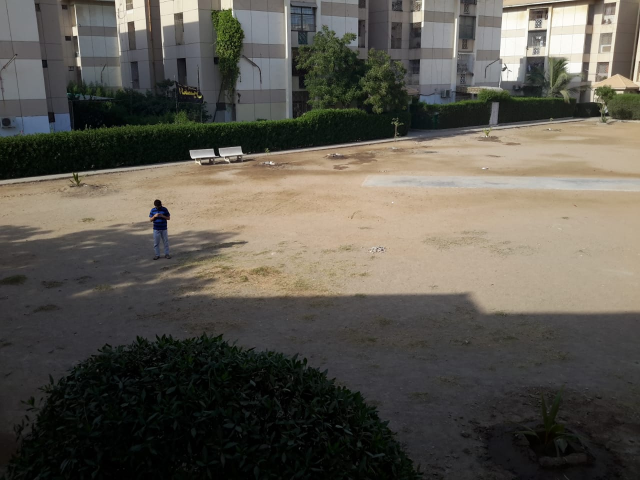
#> input picture dataset/1.jpg, 1280 x 960 px, found by its file name (shown at 1/2 size)
$ python picture_extract.py
#> lines starting #> are read from the running program, lines starting #| are printed output that depends on the picture; after the words box and inside, x2 and y2 are one past the last pixel; in counts of white or black regions, pixels touching at a corner belong together
import numpy as np
import cv2
from PIL import Image

img = cv2.imread('darknet/dataset/1.jpg',cv2.IMREAD_COLOR)
#> img is the input picture: shape (960, 1280, 3); mean B, G, R 79.1, 87.8, 91.8

print(img.shape)
#| (960, 1280, 3)


# Left=892, Top=458, Right=982, Bottom=706


def make_dots(x1,y1,x2,y2):
#> called with x1 = 1156, y1 = 235, x2 = 1174, y2 = 280
    cv2.rectangle(img,(x1,y1),(x2,y2),(0,0,255),5)
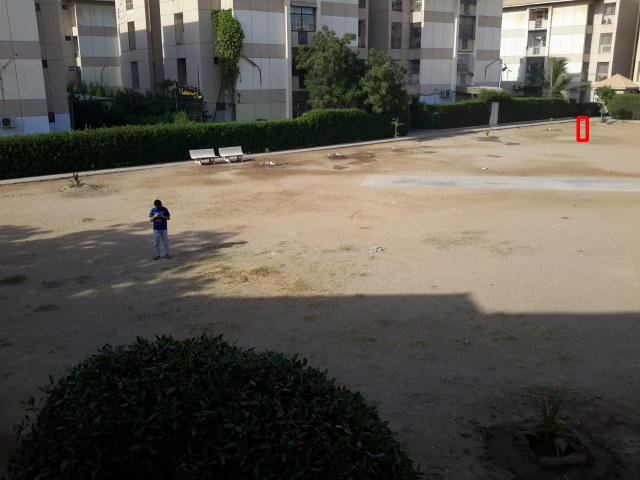
#> img: shape (960, 1280, 3) (shown at 1/2 size); 0.07% of pixels changed, all inside (x1, y1, x2, y2) = (1153, 232, 1178, 284)
    a=(x1+x2)/2
    print(a)
    b=(y1+y2)/2
    print(b)
    cv2.circle(img,(int(a),int(b)), 10, (0,255,0), -1)
#> img: shape (960, 1280, 3); 0.03% of pixels changed, all inside (x1, y1, x2, y2) = (1155, 247, 1176, 268)


x1=1156
y1=235
x2=1174
y2=280

#make_dots(175,540,238,703)
#make_dots(358,536,429,682)
make_dots(x1,y1,x2,y2)
#cv2.imshow('image',img)

watch_face = img[y1:y2,x1:x2]
print(watch_face.shape)
#| (45, 18, 3)
img1 = Image.new('RGB', (4096, 4096), color = 'white')
#> img1: PIL image 4096x4096 RGB; every value is 255
img1.save('img1.jpg')
img1 = cv2.imread('img1.jpg')
img1= watch_face
print(img1.shape)
#| (45, 18, 3)
cv2.imshow('image',img)
cv2.imshow('image1',img1)
cv2.imwrite('img1.jpg',img1)
cv2.waitKey(0)
cv2.destroyAllWindows()


cv2.waitKey(0)
cv2.destroyAllWindows()
